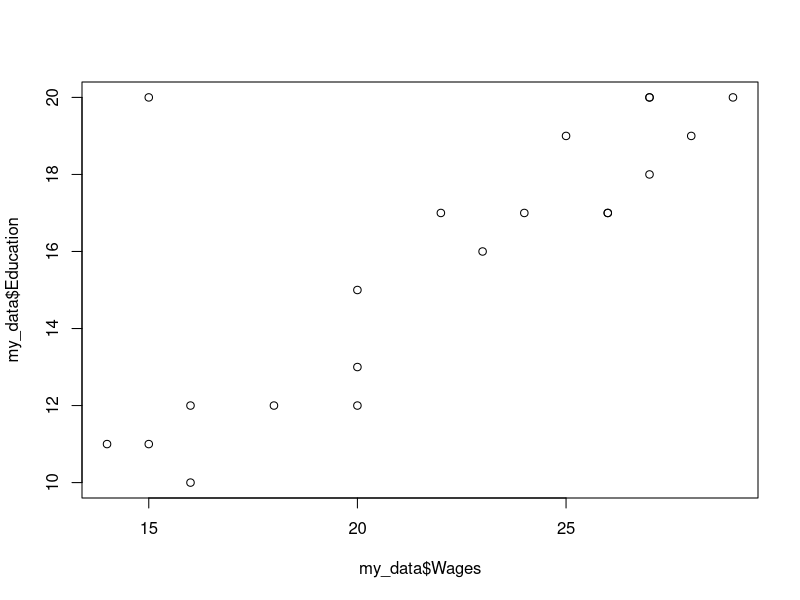

Here is the R script that generated this plot:
my_data = read.table("linear_regression/wages_education.csv", header=TRUE, sep=",")
plot(my_data$Wages, my_data$Education)
cor(my_data$Wages, my_data$Education)
